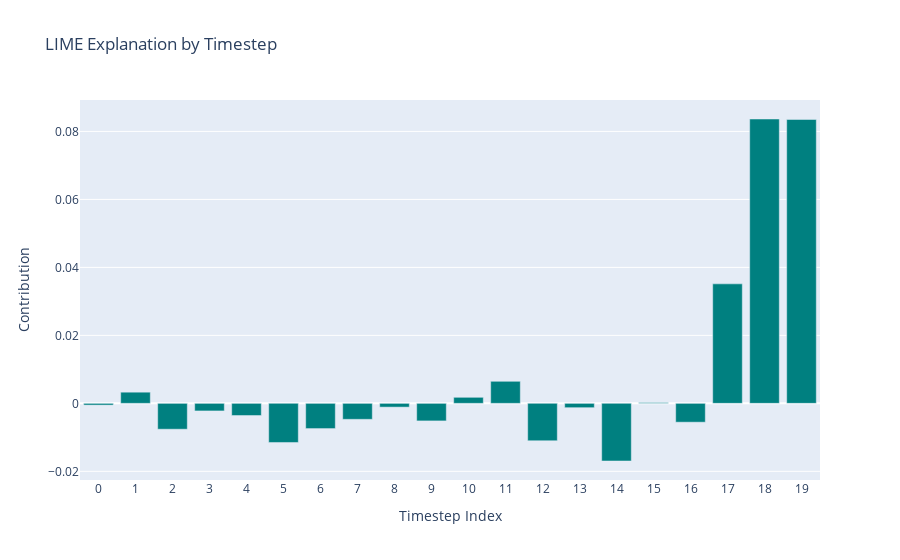

The code cell stored with this chart in its notebook:
### Markdown cell above
##### Local Explanation

Lime's explanations can't be aggregated to a global explanation, but we can use the local explanations to understand the model's behavior for a specific instance.

### Code cell
# Example: Select a single instance from the test set for explanation.

instance = X_test_flat[0]  # A 1D vector of shape (n_timesteps,)

# Generate a LIME explanation for the selected instance.
# 'num_features' controls how many timesteps (features) will be shown in the explanation.
explanation = explainer_lime.explain_instance(instance, predict_wrapper_lstm, num_features=20)

# Get the LIME explanation as a list of tuples:
lime_explanation_list = explanation.as_list()  # e.g., [("timestep_0", 0.12), ("timestep_1", -0.05), ...]

# Convert to DataFrame:
df_lime = pd.DataFrame(lime_explanation_list, columns=["feature", "contribution"])

# Extract numeric timestep index from the feature names, assuming they follow "timestep_<number>"
df_lime["timestep_index"] = df_lime["feature"].str.extract("timestep_(\d+)").astype(int)

# Now create a Plotly bar plot using the numeric x-axis.
fig = go.Figure(data=go.Bar(
    x=df_lime["timestep_index"],
    y=df_lime["contribution"],
    marker_color="teal"
))
fig.update_layout(
    title="LIME Explanation by Timestep",
    xaxis_title="Timestep Index",
    yaxis_title="Contribution",
    xaxis=dict(tickmode="linear", dtick=1)  # dtick=10 will show ticks every 10 timesteps
)
fig.show()

### Figure 1 — Plotly figure (JSON) as saved in the notebook; plotly's stock layout.template omitted (floating-point values rounded to 4 significant figures)
{"data": [{"marker": {"color": "teal"}, "type": "bar", "x": [18, 19, 17, 14, 5, 12, 2, 6, 11, 16, 9, 7, 4, 1, 3, 10, 13, 8, 0, 15], "y": [0.08366, 0.08352, 0.03516, -0.01696, -0.01151, -0.01101, -0.007611, -0.007424, 0.00649, -0.005545, -0.005167, -0.004703, -0.003584, 0.003285, -0.002234, 0.001779, -0.001278, -0.001116, -0.000513, 0.0002253]}], "layout": {"title": {"text": "LIME Explanation by Timestep"}, "xaxis": {"dtick": 1, "tickmode": "linear", "title": {"text": "Timestep Index"}}, "yaxis": {"title": {"text": "Contribution"}}}}
